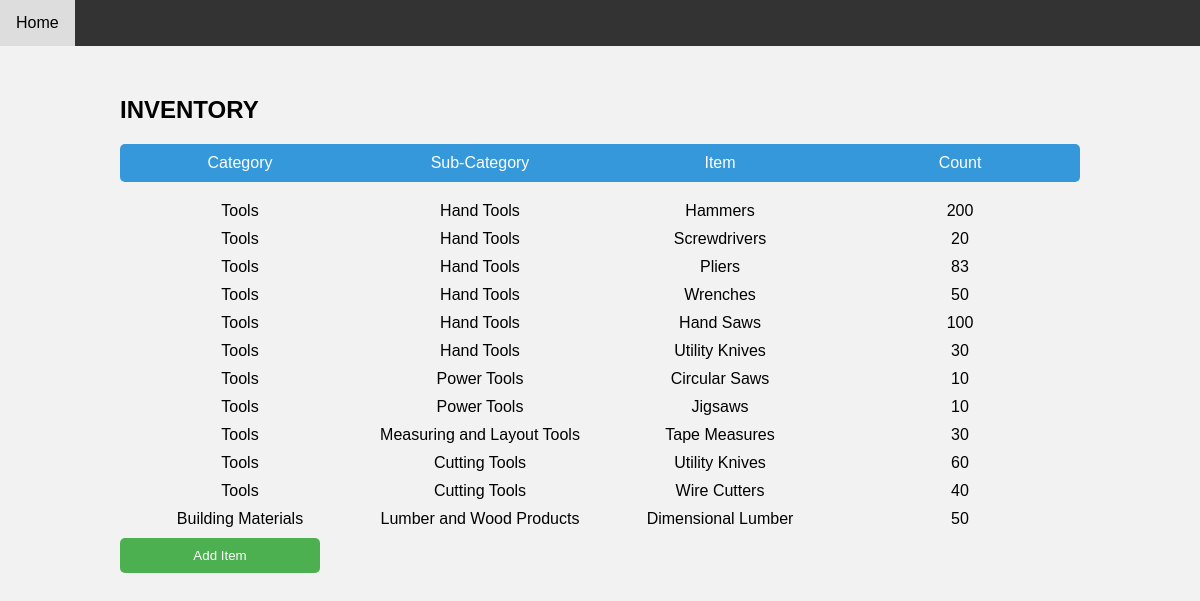
Screenshot of /inventory/ with the database file from the repository.
### inventory/models.py (models this page shows, shortened)
class Item(models.Model):
    name = models.CharField(max_length=100)
    subcategory = models.ForeignKey(Subcategory, on_delete=models.CASCADE)
    count = models.IntegerField(default=0)

class Subcategory(models.Model):
    name = models.CharField(max_length=100)
    category = models.ForeignKey(Category, on_delete=models.CASCADE)
    def __str__(self):
        return self.name

class Category(models.Model):
    name = models.CharField(max_length=100)
    def __str__(self):
        return self.name

### inventory/views.py (the view)
# urls.py: path('inventory/', views.inventory, name='inventory'),
def inventory(request):
    categories = Category.objects.all()
    subcategories = Subcategory.objects.all()
    items = Item.objects.all()
    context = {'categories': categories, 'subcategories': subcategories, 'items': items}
    return render(request, 'inventory.html', context)

### inventory/templates/inventory.html (shortened to what this page needs)
{% load static %}
<!DOCTYPE html>
<html lang="en">
<head>
    <link rel="stylesheet" href="{% static 'inventory.css' %}">
    <link rel="stylesheet" href="{% static 'navbar.css' %}">
</head>
<body>
    <div class="navbar">
        <div class="nav-left">
            <a href="{% url 'landingpage' %}">Home</a>
        </div>
    </div>
    <div class="container">
        <div class="heading">INVENTORY</div>
        <div class="menu-row">
            <div class="command">Category</div>
            <div class="command">Sub-Category</div>
            <div class="command">Item</div>
            <div class="command">Count</div>
        </div>
        {% for item in items %}
        <div class="row added-item-row ">
            <div class="command">{{ item.subcategory.category }}</div>
            <div class="command">{{ item.subcategory }}</div>
            <div class="command">{{ item.name }}</div>
            <div class="command">{{ item.count }}</div>
        </div>
        {% endfor %}
        <button class="add-row-btn" onclick="showPopupForm()">Add Item</button>
    </div>
</body>
</html>

### inventory/static/inventory.css (style rules this page uses)
body { font-family: Arial, sans-serif; background-color: #f2f2f2; margin: 0; padding: 0; }
.container { width: 80%; margin: 50px auto; }
.heading { font-size: 24px; font-weight: bold; margin-bottom: 20px; }
.menu-row { display: flex; background-color: #3498db; color: white; padding: 10px 0; border-radius: 5px; margin-bottom: 20px; }
.command { flex: 1; text-align: center; }
.add-row-btn { display: block; width: 200px; padding: 10px; background-color: #4CAF50; color: white; border: none; border-radius: 5px; cursor: pointer; margin-bottom: 20px; }
.added-item-row { display: flex; margin-bottom: 10px; }

### inventory/static/navbar.css (style rules this page uses)
.navbar { background-color: #333; overflow: hidden; }
.nav-left { float: left; }
.nav-left a { display: inline-block; color: white; text-align: center; padding: 14px 16px; text-decoration: none; }
.navbar:after { content: ""; display: table; clear: both; }

### rows the page displays
Item: subcategory.category "Tools", subcategory "Hand Tools", name "Hammers", count "200"
Item: subcategory.category "Tools", subcategory "Hand Tools", name "Screwdrivers", count "20"
Item: subcategory.category "Tools", subcategory "Hand Tools", name "Pliers", count "83"
Item: subcategory.category "Tools", subcategory "Hand Tools", name "Wrenches", count "50"
Item: subcategory.category "Tools", subcategory "Hand Tools", name "Hand Saws", count "100"
Item: subcategory.category "Tools", subcategory "Hand Tools", name "Utility Knives", count "30"
Item: subcategory.category "Tools", subcategory "Power Tools", name "Circular Saws", count "10"
Item: subcategory.category "Tools", subcategory "Power Tools", name "Jigsaws", count "10"
Item: subcategory.category "Tools", subcategory "Measuring and Layout Tools", name "Tape Measures", count "30"
Item: subcategory.category "Tools", subcategory "Cutting Tools", name "Utility Knives", count "60"
Item: subcategory.category "Tools", subcategory "Cutting Tools", name "Wire Cutters", count "40"
Item: subcategory.category "Building Materials", subcategory "Lumber and Wood Products", name "Dimensional Lumber", count "50"
